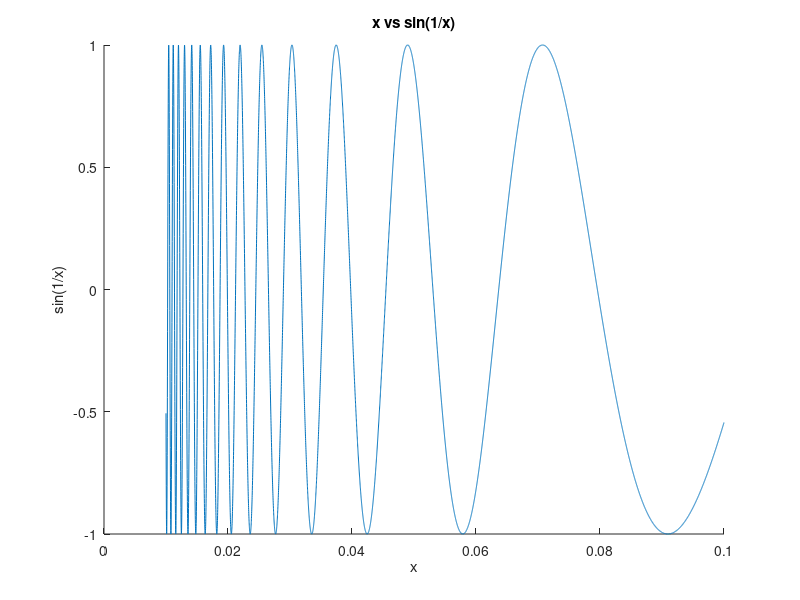

The MATLAB source for this figure:
% defining x 
% to get non choppy graph steps should be small enough
x=[0.01:0.00001:0.1];

%plotting
figure()
hold()
title('x vs sin(1/x)')
plot(x,sin(1./x))
xlabel('x')
ylabel('sin(1/x)')